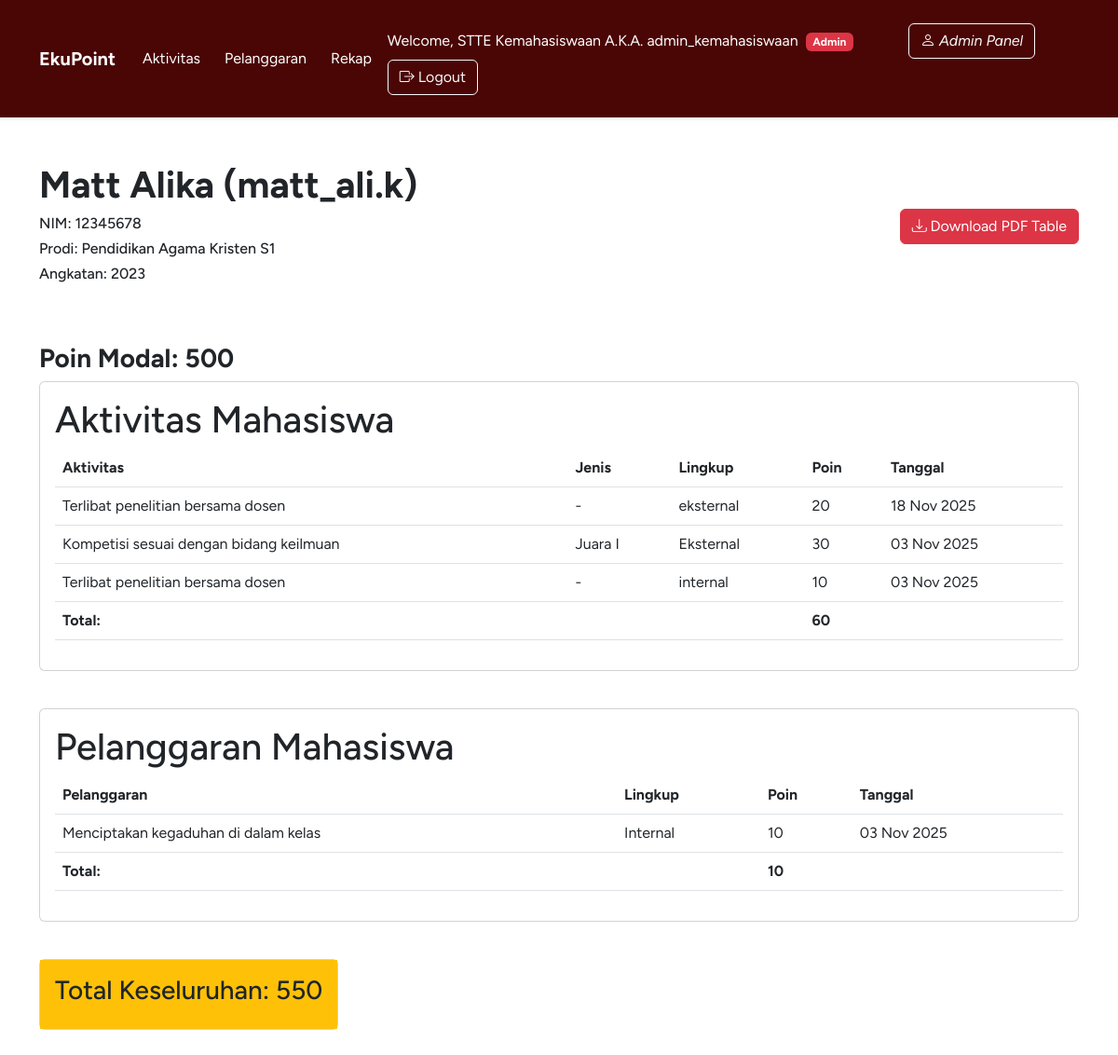
/rekap/2/ (signed in), run on the app's committed database.
### contacts/models.py (models this page shows, shortened)
class User(AbstractUser):
    nim = models.CharField(max_length=10, blank=True, null=True)
    prodi = models.ForeignKey(Prodi, on_delete=models.SET_NULL, blank=True, null=True, related_name='users_prodi')
    angkatan = models.ForeignKey(Angkatan, on_delete=models.SET_NULL, blank=True, null=True, related_name='users')
    @property
    def modal_poin_awal(self):
        if self.angkatan:
            return self.angkatan.modal_poin
        return 100

class Prodi(models.Model):
    prodi = models.CharField(max_length=50, blank=True, null=True)
    strata = models.CharField(max_length=2, blank=True, null=True)
    def __str__(self):
        return f"{self.prodi} {self.strata}"

class Angkatan(models.Model):
    angkatan = models.CharField(max_length=4, blank=True, null=True)
    modal_poin = models.IntegerField(default=100)
    def __str__(self):
        return f"{self.angkatan}"

class Aktivitas(models.Model):
    AKT_STATUS_CHOICES = (
        ('pending', 'Pending'),
        ('approved', 'Approved'),
        ('rejected', 'Rejected'),
    )
    user = models.ForeignKey(User, on_delete=models.CASCADE, related_name='aktivitas_records', blank=True, null=True)
    aturan_merit = models.ForeignKey(Merit, on_delete=models.CASCADE, related_name='instances', blank=True, null=True)
    aktivitas = models.ForeignKey(Merit, on_delete=models.CASCADE, related_name='aktivitas_detail', blank=True, null=True)
    jenis = models.ForeignKey(Merit, on_delete=models.CASCADE, related_name='jenis_detail', blank=True, null=True)
    lingkup = models.ForeignKey(Merit, on_delete=models.CASCADE, related_name='lingkup_detail', blank=True, null=True)
    poin = models.ForeignKey(Merit, on_delete=models.CASCADE, related_name='poin_detail', blank=True, null=True)
    kuantitas = models.IntegerField(default=1)
    keterangan = models.TextField(blank=True, null=True)
    file = models.URLField(blank=True, null=True)
    status = models.CharField(max_length=25, choices=AKT_STATUS_CHOICES, default='pending')
    created_at = models.DateTimeField(auto_now_add=True, blank=True, null=True)
    @property
    def poin(self):
        if self.aturan_merit:
            return self.aturan_merit.poin * self.kuantitas
        return 0

class Merit(models.Model):
    AKT_LINGKUP_CHOICES = (
        ('internal', 'Internal'),
        ('eksternal', 'Eksternal'),
    )
    bidang = models.TextField()
    aktivitas = models.TextField()
    jenis = models.TextField()
    lingkup = models.TextField(max_length=25, choices=AKT_LINGKUP_CHOICES, default='internal')
    poin = models.IntegerField()

class Pelanggaran(models.Model):
    user = models.ForeignKey(User, on_delete=models.CASCADE, related_name='pelanggaran_records', blank=True, null=True)
    aturan_demerit = models.ForeignKey(Demerit, on_delete=models.CASCADE, related_name='instances', blank=True, null=True)
    pelanggaran = models.ForeignKey(Demerit, on_delete=models.CASCADE, related_name='pelanggaran_detail', blank=True, null=True)
    lingkup = models.ForeignKey(Demerit, on_delete=models.CASCADE, related_name='lingkup_detail', blank=True, null=True)
    poin = models.ForeignKey(Demerit, on_delete=models.CASCADE, related_name='poin_detail', blank=True, null=True)
    kuantitas = models.IntegerField(default=1)
    keterangan = models.TextField(blank=True, null=True)
    created_at = models.DateTimeField(auto_now_add=True, blank=True, null=True)
    @property
    def poin(self):
        if self.aturan_demerit:
            return self.aturan_demerit.poin * self.kuantitas
        return 0

class Demerit(models.Model):
    AKT_LINGKUP_CHOICES = (
        ('internal', 'Internal'),
        ('eksternal', 'Eksternal'),
    )
    pelanggaran = models.TextField()
    lingkup = models.TextField(max_length=25, choices=AKT_LINGKUP_CHOICES, default='internal')
    poin = models.IntegerField()

### contacts/views.py (the view)
# urls.py: path('rekap/<int:user_id>/', views.user_rekap, name='user_rekap'),
@login_required
def user_rekap(request, user_id):
    aktivitas_records = Aktivitas.objects.order_by('-created_at').filter(user__id=user_id, status="approved")
    pelanggaran_records = Pelanggaran.objects.order_by('-created_at').filter(user__id=user_id)
    user_obj = get_object_or_404(User, id=user_id)
    user_akt_total = aktivitas_records.filter(status="approved").aggregate(total=Sum(F('aturan_merit__poin') * F('kuantitas')))['total'] or 0
    user_pel_total = pelanggaran_records.aggregate(total=Sum(F('aturan_demerit__poin') * F('kuantitas')))['total'] or 0
    modal_poin = user_obj.modal_poin_awal
    user_net_total = user_akt_total - user_pel_total + modal_poin  # poin modal tergantung angkatan
    context = {'aktivitas_records': aktivitas_records, 'user_obj': user_obj, 'pelanggaran_records': pelanggaran_records,
               'user_akt_total': user_akt_total, 'user_pel_total': user_pel_total, 'user_net_total': user_net_total,
               'modal_poin': modal_poin}
    return render(request, 'rekap_details.html', context)

### contacts/context_processors.py (called while the page is built)
def user_groups(request):
    if request.user.is_authenticated:
        return {
            'is_student': request.user.groups.filter(name='Student').exists(),
            'is_admin': request.user.is_superuser,
            'is_staff': request.user.is_staff,
            'user_groups': list(request.user.groups.values_list('name', flat=True))
        }
    return {}

### contacts/templates/rekap_details.html (shortened to what this page needs)
{% extends 'header.html' %}
{% load static %}
{% block content %}
<div class="d-flex justify-content-between align-items-center mb-3">
<div>
<h1><strong>{{ user_obj.get_full_name }} ({{ user_obj.username }})</strong></h1>
<h6>NIM: {{ user_obj.nim }}</h6>
<h6>Prodi: {{ user_obj.prodi }}</h6>
<h6>Angkatan: {{ user_obj.angkatan }}</h6>
</div>
<a class="btn btn-danger btn-xs" href="{% url 'generate_user_table_pdf' user_obj.id %}?download=true"><i class="bi bi-download"></i></i> Download PDF Table</a>
</div>
<p>&nbsp</p>
<h3><strong>Poin Modal: {{ modal_poin }}</strong></h3>
<div class="card">
    <div class="card-body overflow-x-auto">
    <h1>Aktivitas Mahasiswa</h1>
        <table class="table table-xs table-hover">
            <thead>
                <tr>
                    <th>Aktivitas</th>
                    <th>Jenis</th>
                    <th>Lingkup</th>
                    <th>Poin</th>
                    <th>Tanggal</th>
                </tr>
            </thead>
            <tbody>
            {% for akt in aktivitas_records %}
                <tr class="hover:bg-base-300">
                    <td>{{ akt.aturan_merit.aktivitas }}</td>
                    <td>{{ akt.aturan_merit.jenis }}</td>
                    <td>{{ akt.aturan_merit.lingkup }}</td>
                    <td>{{ akt.poin }}</td>
                    <td>{{ akt.created_at|date:"d M Y" }}</td>
                </tr>
            {% empty %}
                <tr class="hover:bg-base-300"><td colspan="6" class="text-center">Belum ada data.</td></tr>
            {% endfor %}
                <tr class="akt_total">
                    <td><strong>Total: </strong></td>
                    <td></td>
                    <td></td>
                    <td><b>{{ user_akt_total }}</b></td>
                    <td></td>
                </tr>
            </tbody>
        </table>
    </div>
</div>
<p>&nbsp</p>
<div class="card">
    <div class="card-body overflow-x-auto">
    <h1>Pelanggaran Mahasiswa</h1>
        <table class="table table-xs table-hover">
            <thead>
                <tr>
                    <th>Pelanggaran</th>
                    <th>Lingkup</th>
                    <th>Poin</th>
                    <th>Tanggal</th>
                </tr>
            </thead>
            <tbody>
            {% for pel in pelanggaran_records %}
                <tr class="hover:bg-base-300">
                    <td>{{ pel.aturan_demerit.pelanggaran }}</td>
                    <td>{{ pel.aturan_demerit.lingkup }}</td>
                    <td>{{ pel.poin }}</td>
                    <td>{{ pel.created_at|date:"d M Y" }}</td>
                </tr>
            {% empty %}
                <tr class="hover:bg-base-300"><td colspan="6" class="text-center">Belum ada data.</td></tr>
            {% endfor %}
                <tr class="hover:bg-base-300">
                    <td><strong>Total: </strong></td>
                    <td></td>
                    <td><b>{{ user_pel_total }}</b></td>
                    <td></td>
                </tr>
            </tbody>
        </table>
    </div>
</div>
<p>&nbsp</p>
<div class="d-flex justify-content-between align-items-center mb-3">
    <div class="card">
        <div class="card-body justify-content-between overflow-x-auto bg-warning">
            <h3>Total Keseluruhan: {{ user_net_total }}</h3>
        </div>
    </div>
</div>
<p>&nbsp</p>
{% endblock %}

### contacts/templates/header.html (shortened to what this page needs)
{% load static %}
<!DOCTYPE html>
<html lang="en">
<head>
    <link href="https://cdn.jsdelivr.net/npm/bootstrap@5.3.0/dist/css/bootstrap.min.css" rel="stylesheet">
    <link rel="stylesheet" href="https://cdn.jsdelivr.net/npm/bootstrap-icons@1.10.0/font/bootstrap-icons.css">
</head>
<body class="sticky-header" style="font-family: Figtree, sans-serif;">
    <nav class="navbar navbar-expand-lg navbar-dark custom-color shadow-sm p-3 mb-5">
        <div class="container">
        <div class="navbar-center">
            <a class="navbar-brand" href="{% url 'dashboard' %}"><strong>EkuPoint</strong></a>
        </div>
        <div class="navbar navbar-expand-lg">
            <a class="btn btn-ghost" style="color: #FFFFFF" href="{% url 'aktivitas_list' %}">Aktivitas</a>
            <a class="btn btn-ghost" style="color: #FFFFFF" href="{% url 'pelanggaran_list' %}">Pelanggaran</a>
            {% if is_admin or is_staff %}
            <a class="btn btn-ghost" style="color: #FFFFFF" href="{% url 'rekap' %}">Rekap</a>
            {% else %}
            <p></p>
            {% endif %}
                <p>&nbsp</p>
            </div>
            <div class="navbar bg-base-100">
                    <span class="navbar-text me-3" style="color: #FFFFFF;">Welcome, <a href="{% url 'about_user' %}" style="color: #FFFFFF; text-decoration:none;"> {{ user.get_full_name }} A.K.A. {{ user.username }}</a>
                {% if is_admin or is_staff %}
                    <span class="badge bg-danger ms-1">Admin</span>
                {% else %}
                    <span class="badge bg-info ms-1">Student</span>
                {% endif %}
                </span>
            {% if is_admin or is_staff %}
                    <a class="btn btn-outline-light btn-xs" href="{% url 'admin:index' %}"><i class="bi bi-person"> Admin Panel</i></a>
            {% else %}
                    <p></p>
            {% endif %}
            <p>&nbsp</p>
            <a class="btn btn-outline-light btn-xs" href="{% url 'logout' %}"><i class="bi bi-box-arrow-right"></i> Logout</a>
            </div>
            </div>
    </nav>
    <main class="container mt-4">
        {% block content %}{% endblock %}
    </main>
</body>
</html>

### contacts/templates/header.html (style rules this page uses)
.custom-color { background-color: #4a0505ff; }
.sticky-header { position: sticky; top: 0; }
a { text-decoration: none; }

### contacts/templates/rekap_details.html (style rules this page uses)
.akt_total { background-color: #238500ff; }

### data on the page
User: get_full_name "STTE Kemahasiswaan", username "admin_kemahasiswaan"
User: get_full_name "Matt Alika", username "matt_ali.k", nim "12345678", prodi "Pendidikan Agama Kristen S1", angkatan "2023"
Aktivitas: aturan_merit.aktivitas "Terlibat penelitian bersama dosen", aturan_merit.jenis "-", aturan_merit.lingkup "eksternal", poin "20", created_at "18 Nov 2025"
Aktivitas: aturan_merit.aktivitas "Kompetisi sesuai dengan bidang keilmuan", aturan_merit.jenis "Juara I", aturan_merit.lingkup "Eksternal", poin "30", created_at "03 Nov 2025"
Aktivitas: aturan_merit.aktivitas "Terlibat penelitian bersama dosen", aturan_merit.jenis "-", aturan_merit.lingkup "internal", poin "10", created_at "03 Nov 2025"
Pelanggaran: aturan_demerit.pelanggaran "Menciptakan kegaduhan di dalam kelas", aturan_demerit.lingkup "Internal", poin "10", created_at "03 Nov 2025"

### other printed values
{{ modal_poin }} "500"
{{ user_akt_total }} "60"
{{ user_pel_total }} "10"
{{ user_net_total }} "550"
